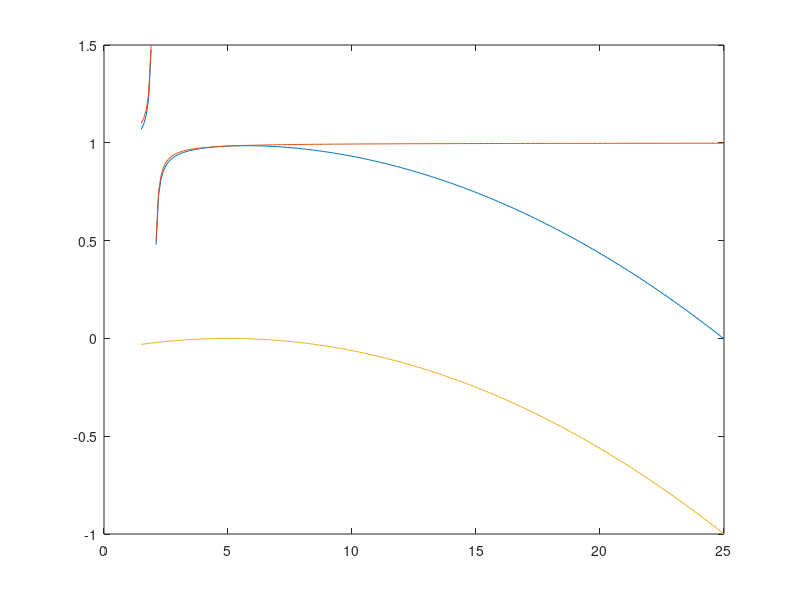

Reproduce this figure in MATLAB. (Note: this script raises an error after producing the figure.)
x = 1.5:0.1:25;
%y = -1./exp(x-2)+2 - exp((x-5)./10)

%y = -1./exp(x-2)+1 - (x-10)./10;

%y = -1./exp(x-2) + 1; - (x-10)./10;
%y=-.1./(x-2)+ 1 - ((x-5)./10).^2;

agg = 1/20;
y1=-agg./(x-2)+ 1;
y2=-((x-5).*agg).^2;
y=y1+y2;
plot(x,y)
hold on
plot(x,y1)
plot(x,y2)
hold off

[a,b]=max(y)
x(44)

syms a sf b z
-a/(z-sf) - (a*(z-b))^2 +1
